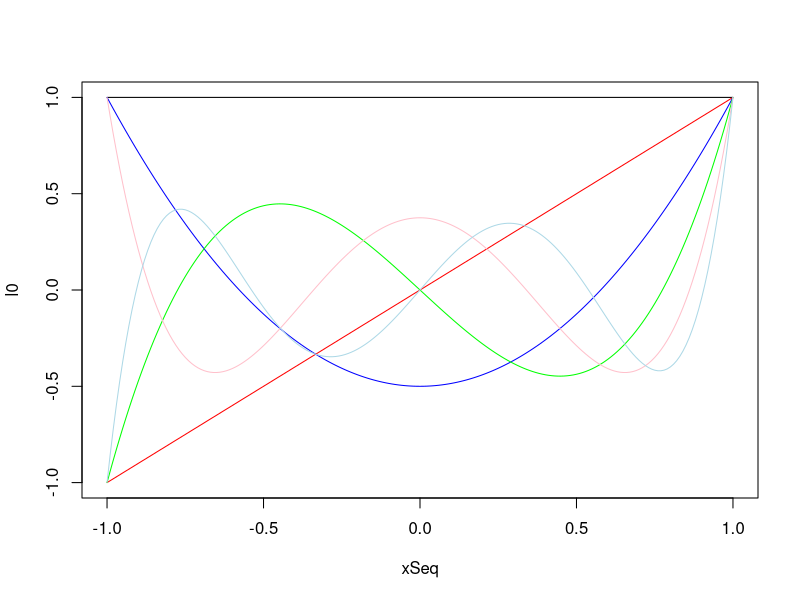
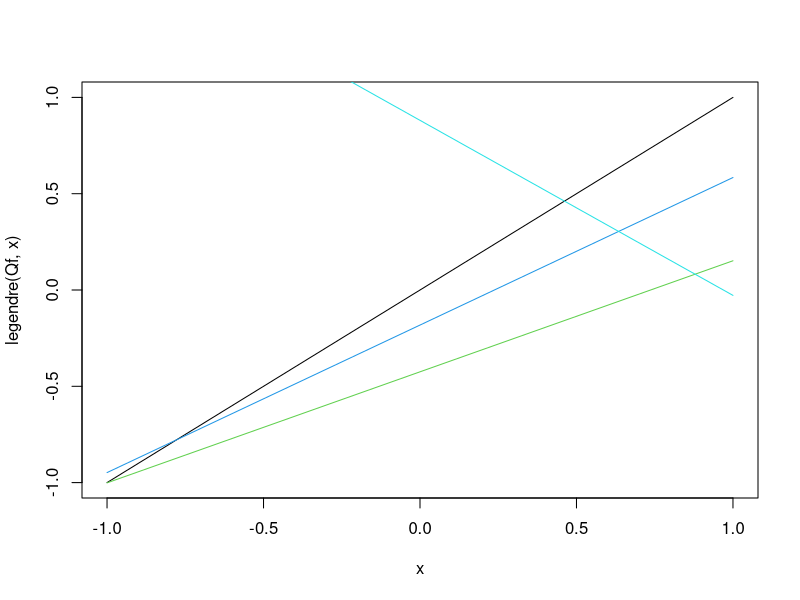
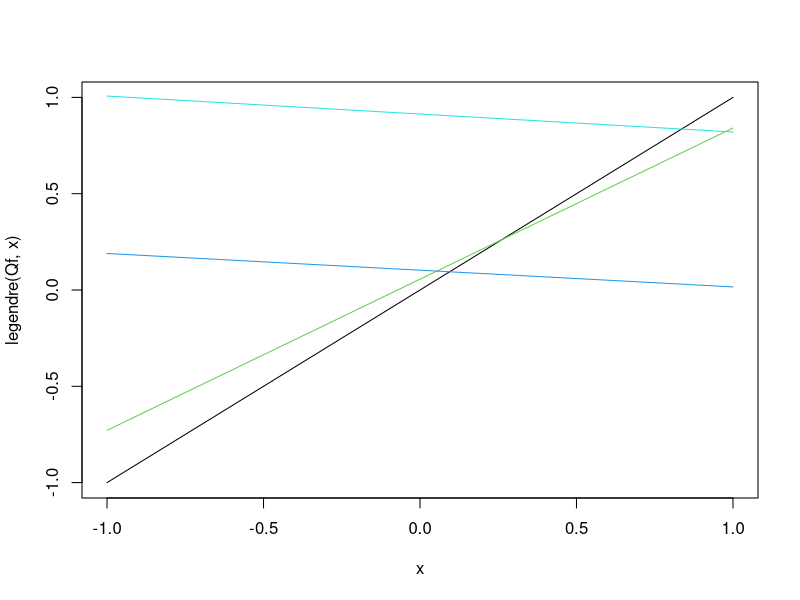
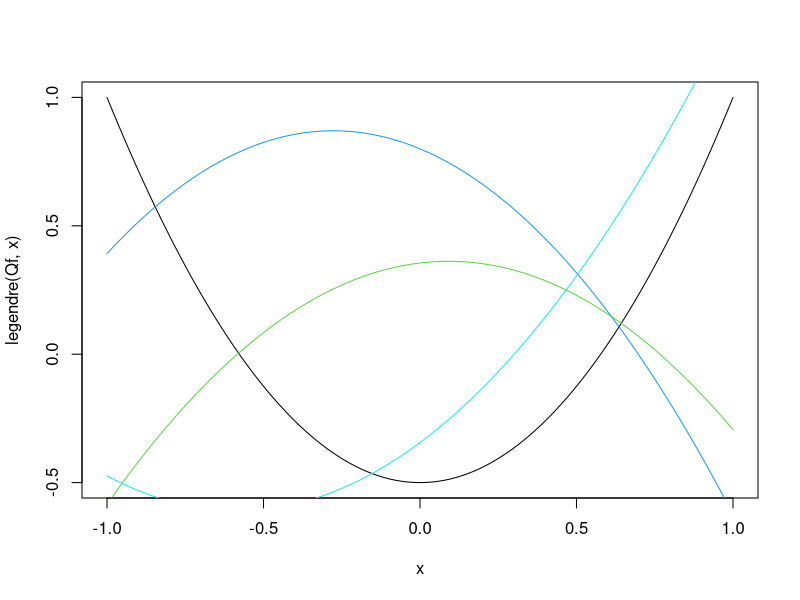
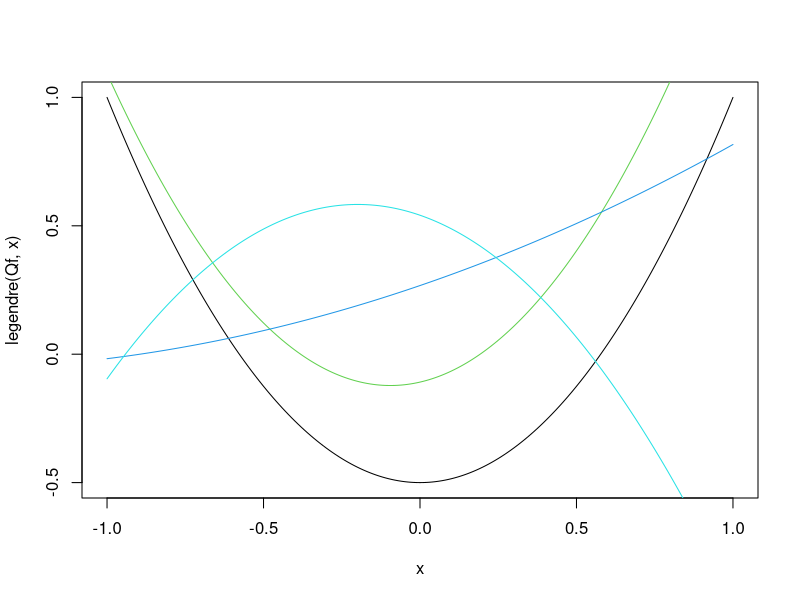
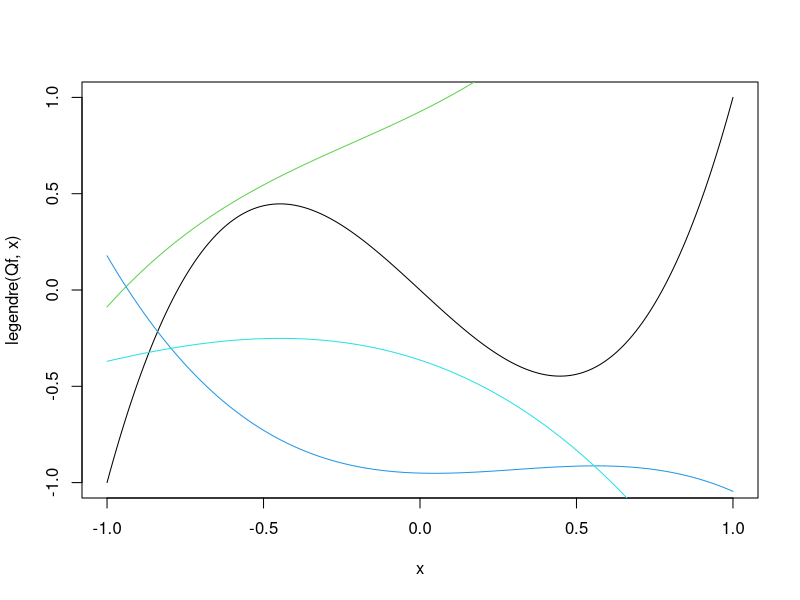
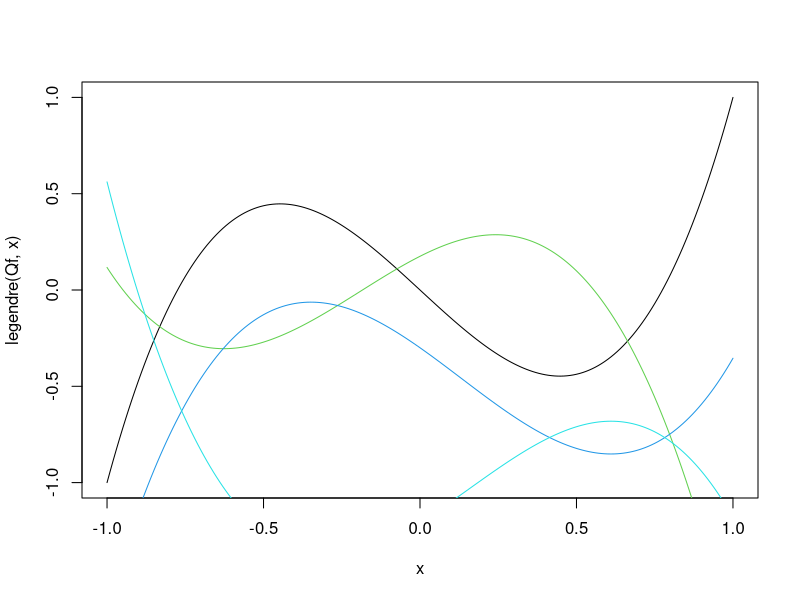
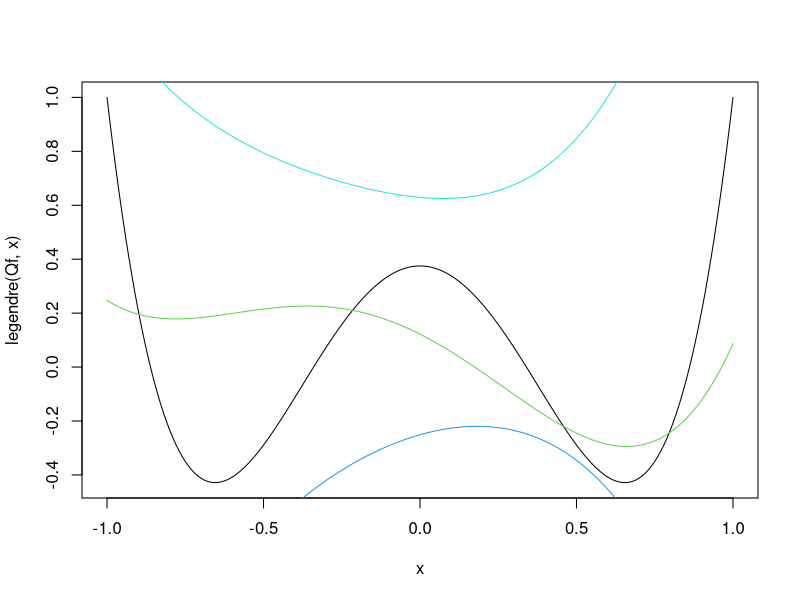

These charts were generated, in order, by the following R code:
### Q1 
legendre = function(order, x)
{
  
  L = 0
  
  for(i in 0:order)
  {
    L = L + (x^i)*choose(order, i)*choose(((order + i - 1)/2), order)
  }
  
  L = (2^order)*L
  
}

xSeq = seq(-1, 1, by = 1/100)

l0 = legendre(0, xSeq)
l1 = legendre(1, xSeq)
l2 = legendre(2, xSeq)
l3 = legendre(3, xSeq)
l4 = legendre(4, xSeq)
l5 = legendre(5, xSeq)

plot(xSeq, l0, type = "l", ylim = c(-1, 1))
lines(xSeq, l1, col = "red")
lines(xSeq, l2, col = "blue")
lines(xSeq, l3, col = "green")
lines(xSeq, l4, col = "pink")
lines(xSeq, l5, col = "lightblue")

set.seed(123)

legenTarget = function(targets, Qf, x)
{
  
  plot(x, legendre(Qf, x), type = "l")
  
  for(j in 1:targets)
  {
    f = 0
    tempBeta = runif(Qf+1, -1, 1)
    for(i in 0:Qf)
    {
      f = f + tempBeta[i+1]*legendre(i, x)
    }
    
    lines(x, f, col = (j+2))
  }
  
  
  
}

polyTarget = function(targets, Qf, x)
{
  plot(x, legendre(Qf, x), type = "l")
  
  for(j in 1:targets)
  {
    
    f = 0
    tempAlpha = runif(Qf + 1, -1, 1)
    for (i in 0:Qf)
    {
      f = f + tempAlpha[i+1]*(x^i)
    }
    
    lines(x, f, col = (j+2))
  }
}

polyTarget(3, 1, xSeq)
legenTarget(3, 1, xSeq)

polyTarget(3, 2, xSeq)
legenTarget(3, 2, xSeq)

polyTarget(3, 3, xSeq)
legenTarget(3, 3, xSeq)

polyTarget(3, 4, xSeq)
legenTarget(3, 4, xSeq)

polyTarget(3, 5, xSeq)
legenTarget(3, 5, xSeq)

###


### Q2


###


### Q3

set.seed(2023)

underlying = function(x)
{

  y = rep(0, length(x))
  for (j in 1:length(x))
  {
    if (x[j] < 0)
    {
      y[j] = abs(x[j] + 1) - 0.5
    }
    
    if (x[j] >= 0)
    {
      y[j] = abs(x[j] - 1) - 0.5
    }
  }
  
  return( y)
}

DGP = function(N, sigma)
{
  x = runif(N, -2, 2)
  e = rnorm(N, 0, sigma)
  y = underlying(x) + e
  return(list(x = x, y = y))
}

xBase = seq(-2, 2, length.out = 500)
runUnderlying = underlying(xBase)
plot(xBase, runUnderlying, type = "l")

hyp1 = function(x, xPred, y, color, plt)
{
  mod = lm(y ~ x)
  
  pred = predict(mod, newdata = data.frame(x = xPred))
  
  if (plt)
  {
    lines(xPred, pred, col = color) 
  }
  return(pred)
}

hyp2 = function(x, xPred, y, color, plt)
{
  mod = lm(y ~ sin(pi*x) + cos(pi*x) - 1)
  pred = predict(mod, newdata = data.frame(x = xPred))
  if (plt)
  {
    lines(xPred, pred, col = color)
  }
  return(pred)
}

dgp1 = DGP(5, 0)
dgp2 = DGP(5, 0)
dgp3 = DGP(5, 0)
dgp4 = DGP(5, 0)
dgp5 = DGP(5, 0)

plot(xBase, runUnderlying, type = "l")
hyp1(dgp1$x, xBase, dgp1$y, "red", TRUE)
points(dgp1$x, dgp1$y, col = "red", type = "p", lwd = 5)
hyp1(dgp2$x, xBase, dgp2$y, "blue", TRUE)
points(dgp2$x, dgp2$y, col = "blue", type = "p", lwd = 5)
hyp1(dgp3$x, xBase, dgp3$y, "green", TRUE)
points(dgp3$x, dgp3$y, col = "green", type = "p", lwd = 5)
hyp1(dgp4$x, xBase, dgp4$y, "pink", TRUE)
points(dgp4$x, dgp4$y, col = "pink", type = "p", lwd = 5)
hyp1(dgp5$x, xBase, dgp5$y, "magenta", TRUE)
points(dgp5$x, dgp5$y, col = "magenta", type = "p", lwd = 5)

plot(xBase, runUnderlying, type = "l")
hyp2(dgp1$x, xBase, dgp1$y, "red", TRUE)
points(dgp1$x, dgp1$y, col = "red", type = "p", lwd = 5)
hyp2(dgp2$x, xBase, dgp2$y, "blue", TRUE)
points(dgp2$x, dgp2$y, col = "blue", type = "p", lwd = 5)
hyp2(dgp3$x, xBase, dgp3$y, "green", TRUE)
points(dgp3$x, dgp3$y, col = "green", type = "p", lwd = 5)
hyp2(dgp4$x, xBase, dgp4$y, "pink", TRUE)
points(dgp4$x, dgp4$y, col = "pink", type = "p", lwd = 5)
hyp2(dgp5$x, xBase, dgp5$y, "magenta", TRUE)
points(dgp5$x, dgp5$y, col = "magenta", type = "p", lwd = 5)


bias_var = function(N, M, hyp, dx, sig)
{
  xx_lat = seq(-2, +2, dx)
  Nx = length(xx_lat)
  
  gBar = xx_lat*0
  
  G_D = matrix(0, M, Nx)
  
  testError = 0
  for (i in 1:M)
  {
    dat = DGP(N, sig)
    x = dat$x
    y = dat$y
    
    if (hyp == 1)
    {
      mod = lm(y ~ x)
      
    }
    if (hyp == 2)
    { 
      mod = lm(y ~ sin(pi*x) + cos(pi*x) - 1)
    }
    g_D = predict(mod, newdata = data.frame(x = xx_lat))

    G_D[i, ] = g_D
    gBar = gBar + g_D
    
    datOOS = DGP(N, sig)
    pred_oos = predict(mod, data.frame(x = datOOS$x))
    testErrorD = mean((datOOS$y - pred_oos)^2)
    testError = testError + testErrorD
  }
  
  gBar = gBar/M
  
  phi_x = 1/2
  bias2 = sum((gBar - underlying(xx_lat))[-Nx]^2*phi_x*dx)
  bias2
  
  
  testError = testError/M
  
  ones = matrix(1, M, 1)
  varAtX = colSums((G_D - ones%*%gBar)^2)/M # calculate variance at each point x
  var = sum(varAtX[-Nx]*phi_x*dx) # Usual riemann integral 
  var
  
  both = bias2 + var
  
  return(list("testError" = testError, "biasSquared" = bias2, "variance" = var))
}

biasVarH1 = bias_var(5, 1000, 1, 1/100, 0)
biasVarH2 = bias_var(5, 1000, 2, 1/100, 0)

varyingH1 = data.frame()

###



### Q4 
dat = read.table("Collider_Data_2022.txt", h = TRUE,stringsAsFactors =TRUE)

head(dat)

max.col(dat[, 3:5])

plot(dat$X1, dat$X2, col = max.col(dat[, 3:5]), type = "p", lwd = 4)

####

